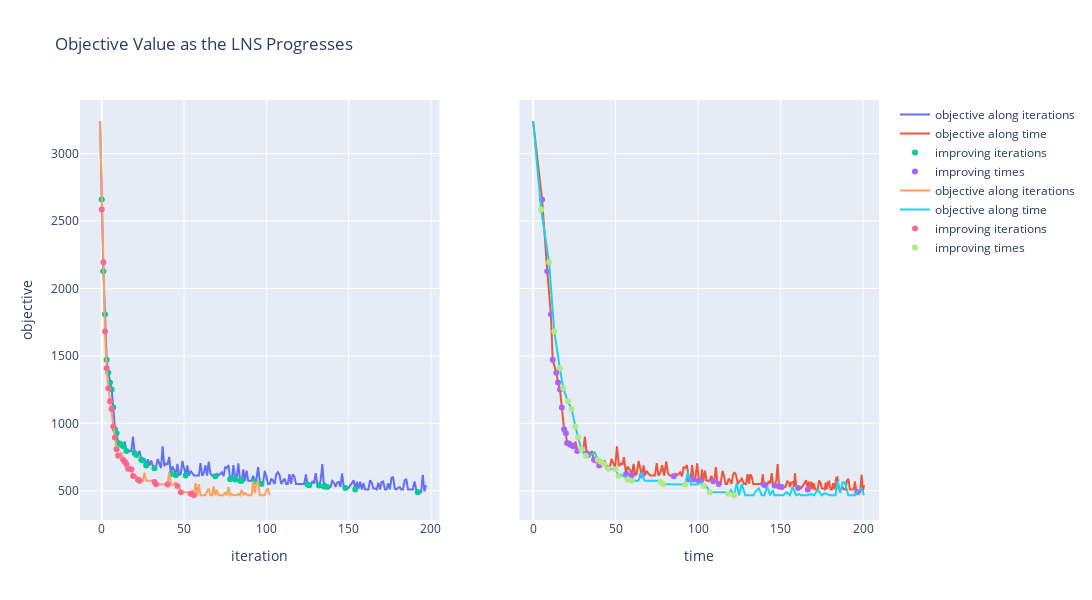

Notebook cell for this chart:
### Code cell
fig = plot_solver_stats(solver_single)
fig = plot_solver_stats(solver_parallel, fig)

fig.show()
